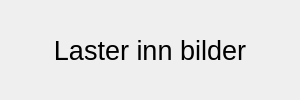
<?xml version="1.0" encoding="UTF-8"?>
<ui version="4.0">
 <class>LoadingImagesDialog</class>
 <widget class="QDialog" name="LoadingImagesDialog">
  <property name="geometry">
   <rect>
    <x>0</x>
    <y>0</y>
    <width>300</width>
    <height>100</height>
   </rect>
  </property>
  <property name="sizePolicy">
   <sizepolicy hsizetype="Fixed" vsizetype="Fixed">
    <horstretch>0</horstretch>
    <verstretch>0</verstretch>
   </sizepolicy>
  </property>
  <property name="minimumSize">
   <size>
    <width>300</width>
    <height>100</height>
   </size>
  </property>
  <property name="maximumSize">
   <size>
    <width>300</width>
    <height>100</height>
   </size>
  </property>
  <property name="windowTitle">
   <string>Dialog</string>
  </property>
  <layout class="QVBoxLayout" name="verticalLayout">
   <item>
    <widget class="QLabel" name="label">
     <property name="font">
      <font>
       <pointsize>20</pointsize>
      </font>
     </property>
     <property name="text">
      <string>Laster inn bilder</string>
     </property>
     <property name="alignment">
      <set>Qt::AlignCenter</set>
     </property>
    </widget>
   </item>
  </layout>
 </widget>
 <resources/>
 <connections/>
</ui>
